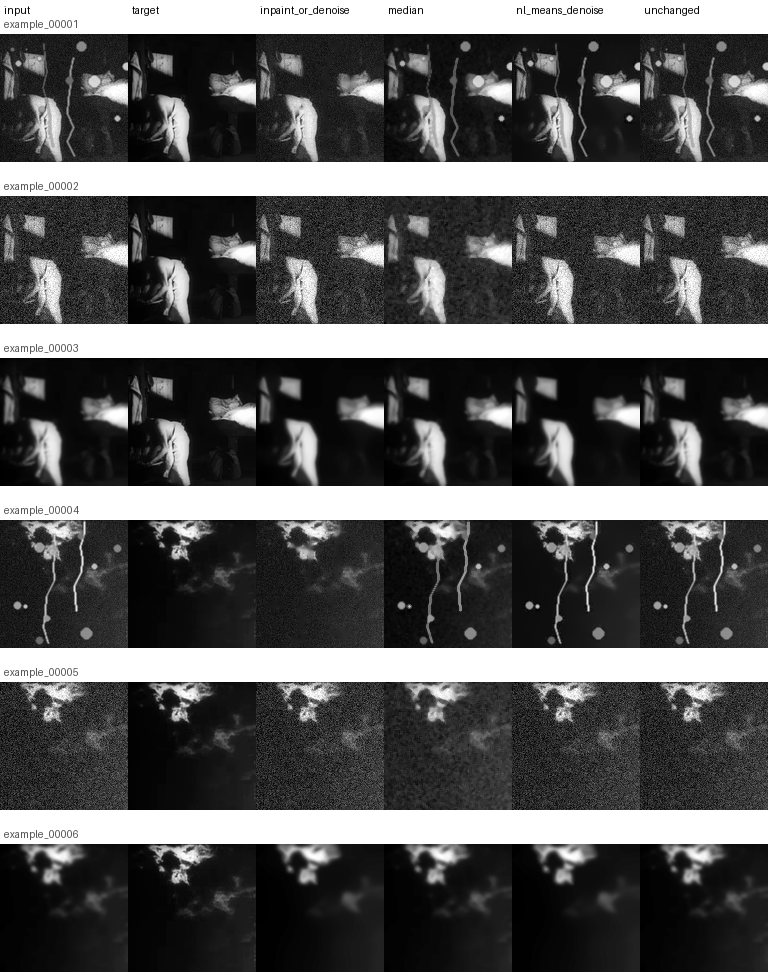
#> input picture reports/assets/baseline_restoration_examples.png, 768 x 972 px
$ python -i create_degradation_candidate_sets.py   (imports and definitions only)   (older library calls are emulated)
#> lines starting #> are read from the running program, lines starting #| are printed output that depends on the picture
from pathlib import Path
import argparse
import csv
import math
import shutil

import cv2
import numpy as np
from PIL import Image, ImageDraw, ImageOps
from tqdm import tqdm


def load_gray(path: Path, size=(256, 192)) -> np.ndarray:
    img = Image.open(path).convert("L")
    img = ImageOps.fit(img, size, method=Image.Resampling.BILINEAR)
    return np.asarray(img).astype(np.float32) / 255.0


def high_frequency_score(arr: np.ndarray) -> float:
    blurred = cv2.GaussianBlur(arr, (5, 5), 0)
    residual = arr - blurred
    return float(np.mean(np.abs(residual)))


def laplacian_score(arr: np.ndarray) -> float:
    lap = cv2.Laplacian(arr, cv2.CV_32F)
    return float(np.var(lap))


def scratch_score(arr: np.ndarray) -> float:
    # Bright thin vertical-ish structures are a rough proxy for scratches.
    uint = (arr * 255).astype(np.uint8)
    edges = cv2.Canny(uint, 80, 160)

    vertical_kernel = cv2.getStructuringElement(cv2.MORPH_RECT, (1, 9))
    vertical = cv2.morphologyEx(edges, cv2.MORPH_OPEN, vertical_kernel)

    return float(np.mean(vertical > 0))


def exposure_penalty(arr: np.ndarray) -> float:
    mean = float(np.mean(arr))
    std = float(np.std(arr))

    too_dark = max(0.0, 0.20 - mean)
    too_bright = max(0.0, mean - 0.85)
    too_flat = max(0.0, 0.10 - std)

    return too_dark + too_bright + too_flat


def score_frame(path: Path) -> dict:
    arr = load_gray(path)
#> in load_gray, `img = ImageOps.fit(img, size, method=Image.Resampling.BILINEAR)`:
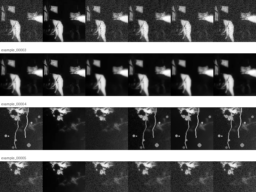
#> img: PIL image 256x192 L; min 0, max 255, mean 86.2

    hf = high_frequency_score(arr)
#> in high_frequency_score, `blurred = cv2.GaussianBlur(arr, (5, 5), 0)`:
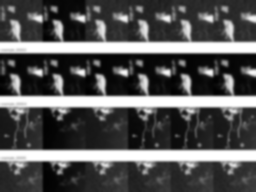
#> blurred: shape (192, 256) float32; min 0.00176, max 1, mean 0.338
#> in high_frequency_score, `residual = arr - blurred`:
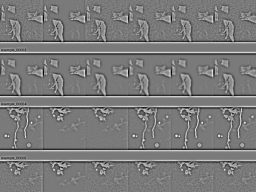
#> residual: shape (192, 256) float32; min -0.299, max 0.323, mean -2.51e-05; drawn with min black and max white
#> hf = 0.036
    lap = laplacian_score(arr)
#> in laplacian_score, `lap = cv2.Laplacian(arr, cv2.CV_32F)`:
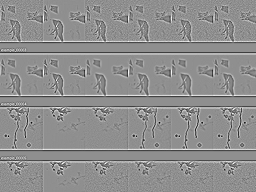
#> lap: shape (192, 256) float32; min -1.16, max 0.902, mean 6.3e-05; drawn with min black and max white
#> lap = 0.036
    scratch = scratch_score(arr)
#> in scratch_score, `edges = cv2.Canny(uint, 80, 160)`:
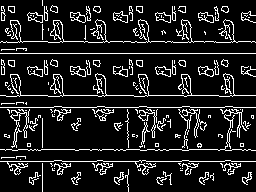
#> edges: shape (192, 256); 12.5% white in thin lines or dots
#> in scratch_score, `vertical = cv2.morphologyEx(edges, cv2.MORPH_OPEN, vertical_kernel)`:
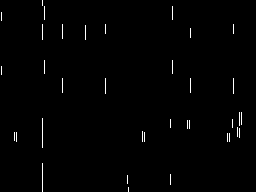
#> vertical: shape (192, 256); 0.9% white in thin lines or dots
#> scratch = 0.00901
    exposure = exposure_penalty(arr)
#> in exposure_penalty, `mean = float(np.mean(arr))`: mean = 0.338
#> in exposure_penalty, `std = float(np.std(arr))`: std = 0.348
#> in exposure_penalty, `too_dark = max(0.0, 0.20 - mean)`: too_dark = 0
#> exposure = 0
    brightness = float(np.mean(arr))
#> brightness = 0.338
    contrast = float(np.std(arr))
#> contrast = 0.348

    # Higher score means more degraded / less clean-ish.
    # We downweight Laplacian slightly because detail and damage can both increase it.
    degradation_score = (
        1.00 * hf
        + 0.15 * lap
        + 2.00 * scratch
        + 1.50 * exposure
    )
#> degradation_score = 0.0595

    return {
        "frame_path": str(path),
        "degradation_score": round(degradation_score, 6),
        "high_frequency_score": round(hf, 6),
        "laplacian_score": round(lap, 6),
        "scratch_score": round(scratch, 6),
        "exposure_penalty": round(exposure, 6),
        "brightness": round(brightness, 6),
        "contrast": round(contrast, 6),
    }


# [141 lines left out: functions copy_ranked, make_contact_sheet, main, not called in this run]


# [23 lines not run here, left out]

>>> result = score_frame('../reports/assets/baseline_restoration_examples.png')
#> result = 8 items
